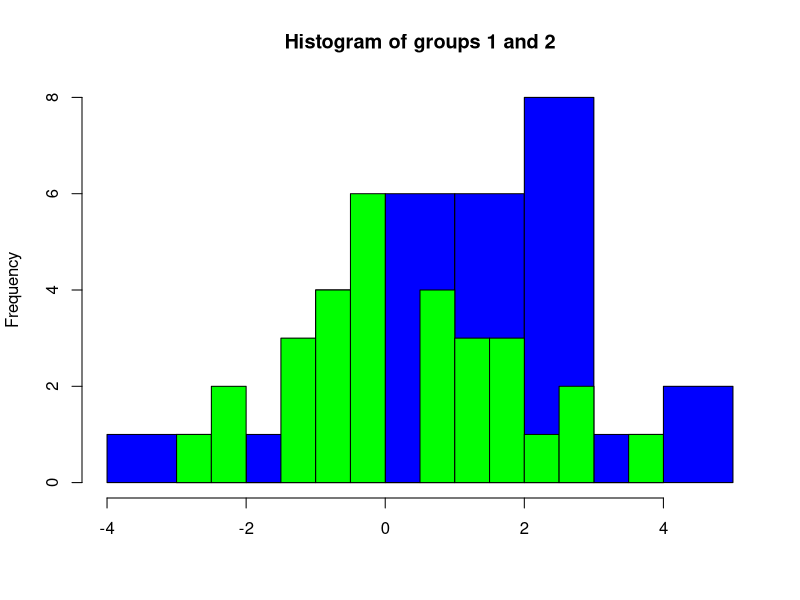
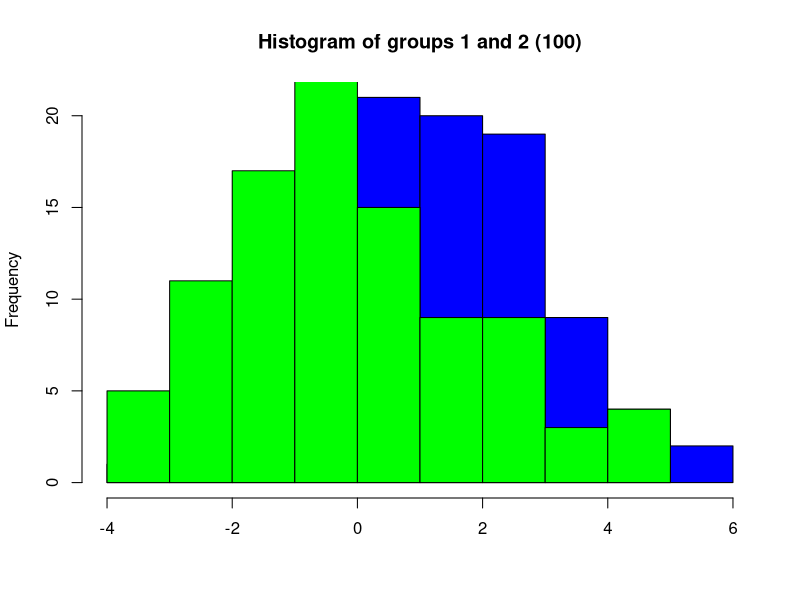
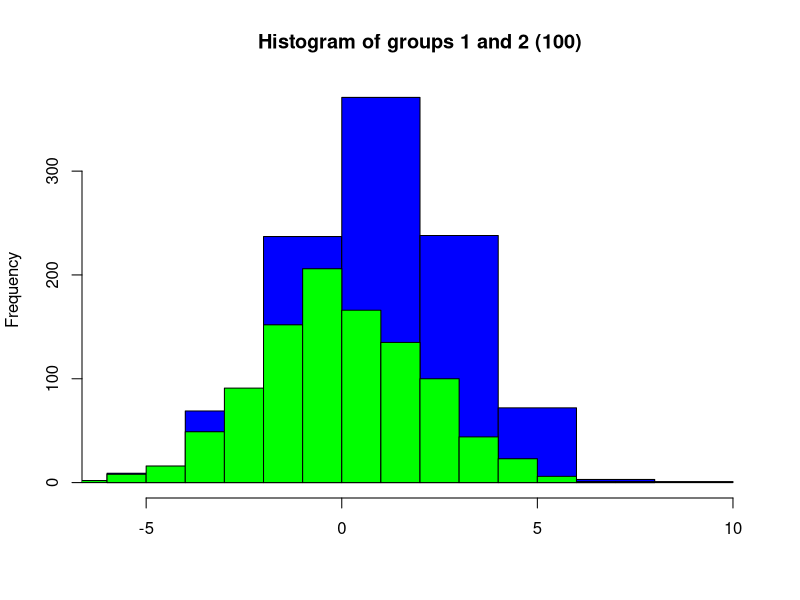

These figures' R source, in order:
## ---- chunk 1
knitr::opts_chunk$set(echo = TRUE)
## ---- chunk 2

## Setting a seed 
set.seed(1)

## Simulating the data 
group1 <- rnorm(30, 1, 2) # 100 data points with a mean of 0 1 and sd of 2. 
group2 <- rnorm(30, 0, 2) # 100 data points with a mean of 0 and sd of 2. 

## Visualizing the data 
hist(group1, col = "blue", breaks = 10, main = "Histogram of groups 1 and 2", xlab = "")
hist(group2, add = TRUE, breaks = 10, col = "green")


## Some descriptive statistics 
mean(group1)
sd(group1)
mean(group2)
sd(group2)
## ---- chunk 3
set.seed(1)
## Simulating the data - 100 
group1.a <- rnorm(100, 1, 2) # 100 data points with a mean of 0 1 and sd of 2. 
group2.a <- rnorm(100, 0, 2) # 100 data points with a mean of 0 and sd of 2. 

## Visualizing the data - 100 
hist(group1.a, col = "blue", breaks = 10, main = "Histogram of groups 1 and 2 (100)", xlab = "")
hist(group2.a, add = TRUE, breaks = 10, col = "green")

## Simulating the data - 1000 
group1.b <- rnorm(1000, 1, 2) # 100 data points with a mean of 0 1 and sd of 2. 
group2.b <- rnorm(1000, 0, 2) # 100 data points with a mean of 0 and sd of 2. 

## Visualizing the data - 1000 
hist(group1.b, col = "blue", breaks = 10, main = "Histogram of groups 1 and 2 (100)", xlab = "")
hist(group2.b, add = TRUE, breaks = 10, col = "green")
## ---- chunk 4
## Running an independent-samples t-test to see if there is a significant difference in means between the two groups. 
t.test(group1, group2, paired = FALSE, var.equal = TRUE, conf.level = 0.95)
## ---- chunk 5
## Setting a seed again 
set.seed(1)

nsims <- 1000 # 1000 simulations 
pvals <- c() # Storage 

for(i in 1:nsims){
  group1 <- rnorm(30, 1, 2) # simulate group 1 
  group2 <- rnorm(30, 0, 2) # simulate group 2 
  pvals[i] <- t.test(group1, group2, paired = FALSE, var.equal = TRUE, conf.level = 0.95)$p.value # run t test and extract p-values 
}

mean(pvals < .05) # proportion of p-values that are smaller than alpha = 0.05 (power)
## ---- chunk 6
## Setting a seed again 
set.seed(1)

## Function for sample size calculation 
powerfun <- function(power){
  ## Some bookkeeping: 
  n_sims <- 1000 # number of simulations 
  i <- 2
  power_at_n <- c(0) # Storage for power
  p_vals <- c() # Storage for p values 
  n <- 30 # Sample size 
  while(power_at_n[i-1] < power){
  for(sim in 1:n_sims){
    
    ## Simulate data: 
    group1 <- rnorm(n,1,2) # simulate group 1
    group2 <- rnorm(n,0,2) # simulate group 2
    
    ## T-test: 
    p_vals[sim] <- t.test(group1, group2, paired = FALSE, var.equal = TRUE, conf.level = 0.9)$p.value # run t-test and extract the p-value
  }
    ## Power for each sample size: 
    power_at_n[i] <- mean(p_vals < .10) # check power (i.e. proportion of p-values that are smaller than alpha-level of .10)
    
    ## Some more bookkeeping :
    n <- n+1 # increase sample-size by 1
    i <- i+1 # increase index of the while-loop by 1 to save power to vector
}
power_at_n <- power_at_n[-1] # delete first 0 from the vector
return(n-1)
}
## ---- chunk 7
## Results: 
powerfun(.80)
powerfun(.95)
## ---- chunk 8
sessionInfo()
